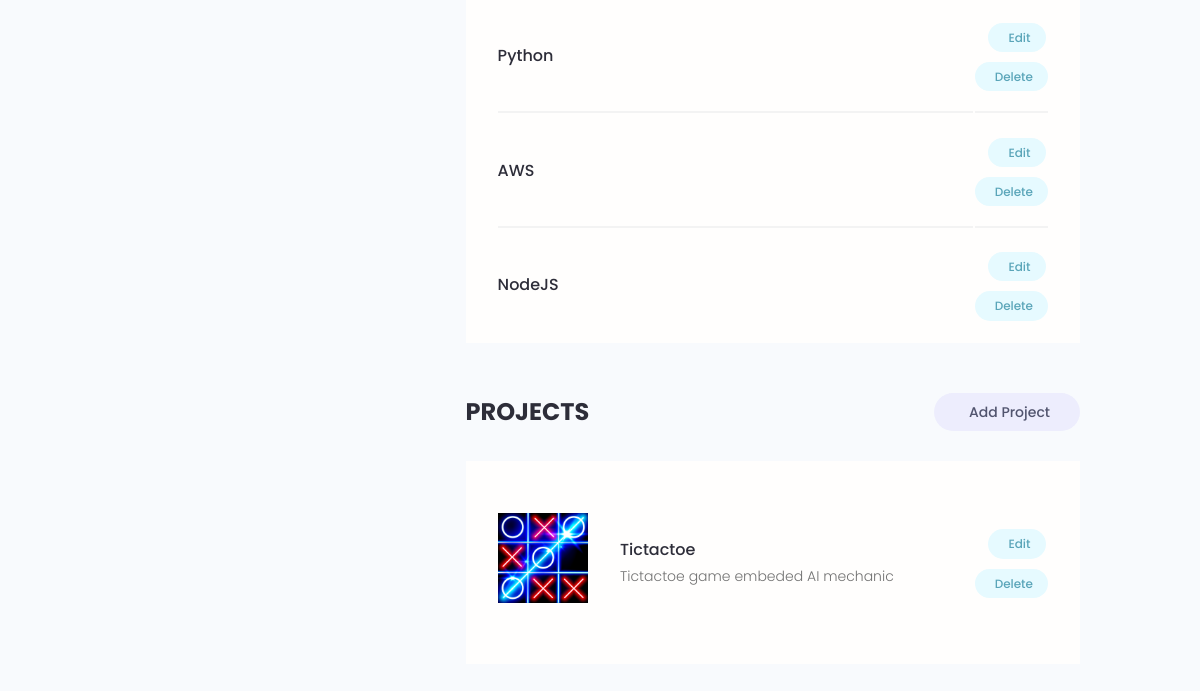
The page /account/ (signed in, lower part) on the database as committed earlier.
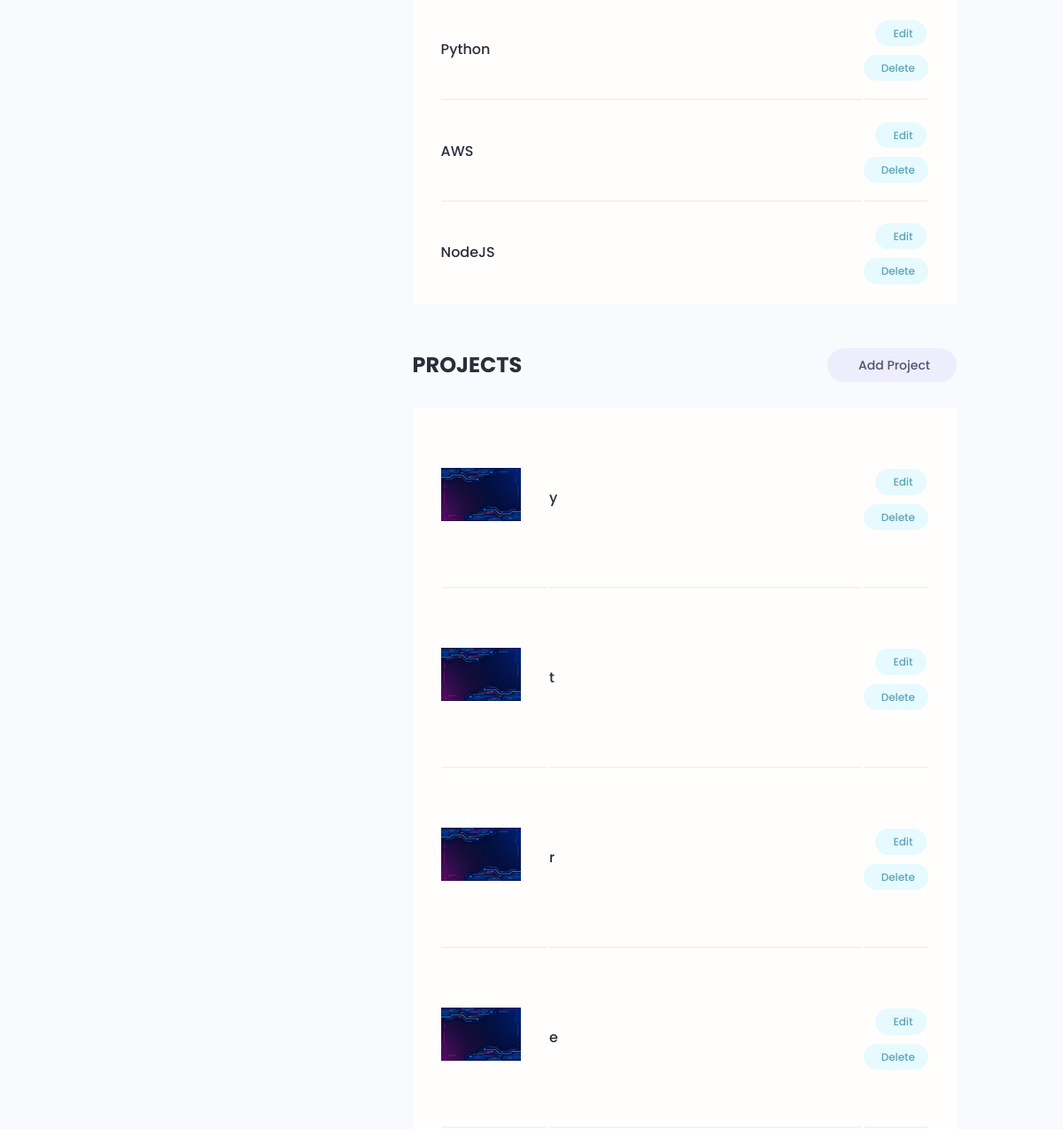
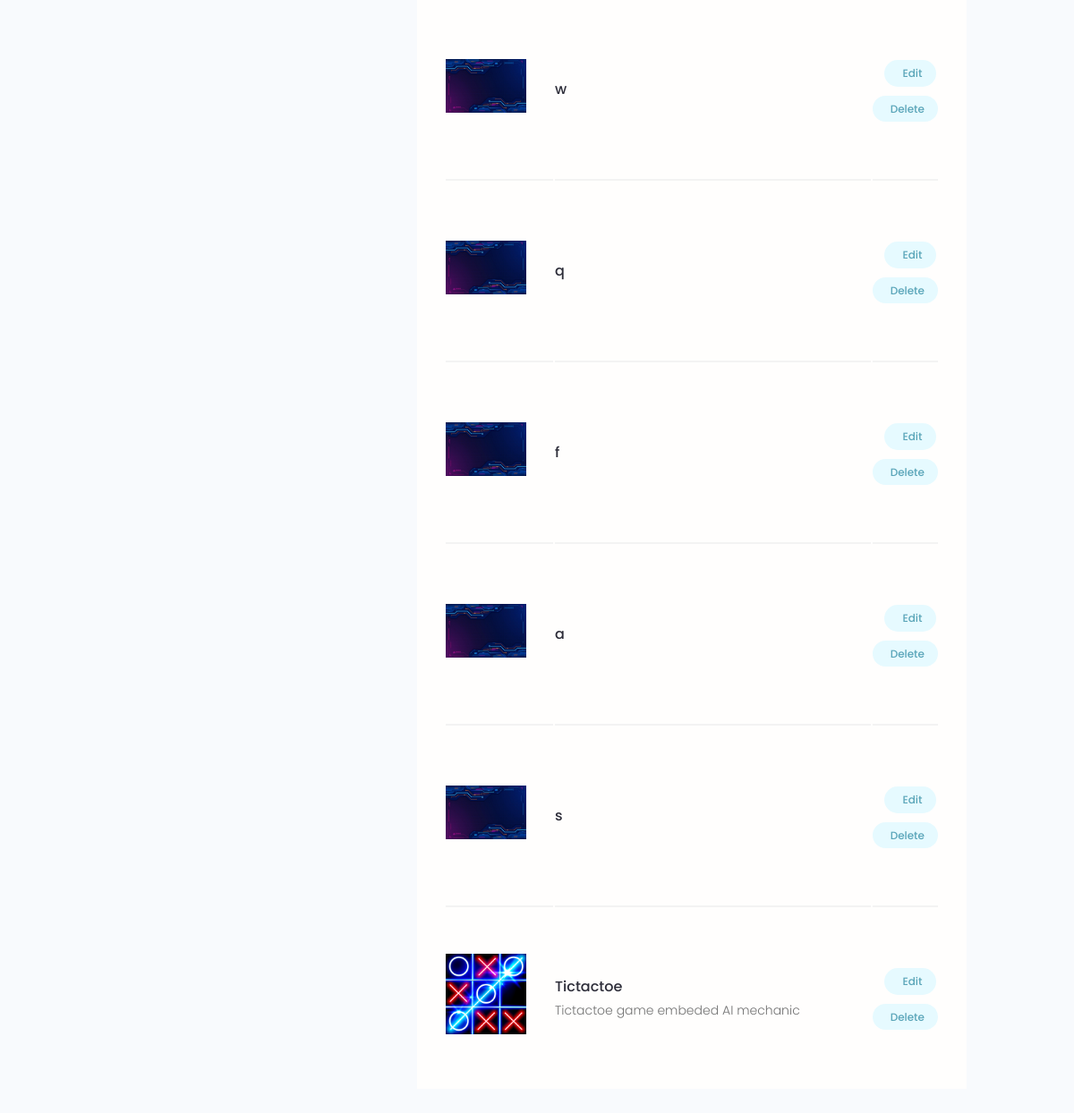
The same page on the database as committed later (2 pictures, top to bottom).
### users/models.py (models this page shows, shortened)
class Skill(models.Model):
    owner = models.ForeignKey(
        Profile, on_delete=models.CASCADE, null=True, blank=True)
    name = models.CharField(max_length=200, blank=True, null=True)
    description = models.TextField(blank=True, null=True)
    created = models.DateTimeField(auto_now_add=True)
    id = models.UUIDField(default=uuid.uuid4, unique=True,
                          primary_key=True, editable=False)

### projects/models.py (models this page shows, shortened)
class Project(models.Model):
    owner = models.ForeignKey(Profile, null=True, blank=True, on_delete=models.SET_NULL)
    title = models.CharField(max_length=200)
    description = models.TextField(null=True, blank=True)
    featured_image = models.ImageField(
        null=True, blank=True, upload_to='projects/', default='projects/default.jpg')
    demo_link = models.CharField(max_length=1000, null=True, blank=True)
    src_link = models.CharField(max_length=1000, null=True, blank=True)
    vote_total = models.IntegerField(default=0)
    vote_ratio = models.IntegerField(default=0)
    tags = models.ManyToManyField('Tag', blank=True)   # a string 'Tag' to avoid in-order-code error
    created = models.DateTimeField(auto_now_add=True)
    id = models.UUIDField(default=uuid.uuid4, unique=True,
                          primary_key=True, editable=False)
    @property
    def imageURL(self):
        try:
            img_url = self.featured_image.url
        except:
            img_url = ''
        return img_url
    class Meta:
        ordering = ['-created']

### users/views.py (the view)
# urls.py: path('account/', views.userAccount, name="account"),
@login_required(login_url='login')
def userAccount(request):
    profile = request.user.profile
    skills = profile.skill_set.all()
    projects = profile.project_set.all()
    context = {'profile': profile, 'skills': skills, 'projects': projects}
    return render(request, 'users/account.html', context)

### users/templates/users/account.html (shortened to what this page needs)
{% extends 'main.html' %}
{% block content %}
  <main class="settingsPage profile my-md">
    <div class="container">
      <div class="layout">
        <div class="column column--1of3">
        </div>
        <div class="column column--2of3">
          <table class="settings__table">
            {% for skill in skills %}
            <tr>
              <td class="settings__tableInfo">
                <h4>{{skill.name}}</h4>
              </td>
              <td class="settings__tableActions">
                <a class="tag tag--pill tag--main settings__btn" href="{% url 'update-skill' skill.id %}"> Edit</a>
                <a class="tag tag--pill tag--main settings__btn" href="{% url 'delete-skill' skill.id %}?next=/account">
                  Delete</a>
              </td>
            </tr>
            {% endfor %}
          </table>
          <div class="settings">
            <h3 class="settings__title">Projects</h3>
            <a class="tag tag--pill tag--sub settings__btn tag--lg" href="{% url 'create-project' %}"> Add Project</a>
          </div>
          <table class="settings__table">
            {% for project in projects %}
            <tr>
              <td class="settings__thumbnail">
                <a href="{% url 'project' project.id %}"><img src="{{project.imageURL}}" alt="Project Thumbnail" /></a>
              </td>
              <td class="settings__tableInfo">
                <a href="{% url 'project' project.id %}">{{project.title}}</a>
                <p>
                  {{project.description|slice:"150"}}
                </p>
              </td>
              <td class="settings__tableActions">
                <a class="tag tag--pill tag--main settings__btn" href="{% url 'update-project' project.id %}"> Edit</a>
                <a class="tag tag--pill tag--main settings__btn" href="{% url 'delete-project' project.id %}?next=/account">
                  Delete</a>
              </td>
            </tr>
            {% endfor %}
          </table>
        </div>
      </div>
    </div>
  </main>
{% endblock content %}

Rows that differ between the two databases and show on the page:
added Project: imageURL (placeholder picture), title "y"
added Project: imageURL (placeholder picture), title "t"
added Project: imageURL (placeholder picture), title "r"
added Project: imageURL (placeholder picture), title "e"
added Project: imageURL (placeholder picture), title "w"
added Project: imageURL (placeholder picture), title "q"
added Project: imageURL (placeholder picture), title "f"
added Project: imageURL (placeholder picture), title "a"
added Project: imageURL (placeholder picture), title "s"
